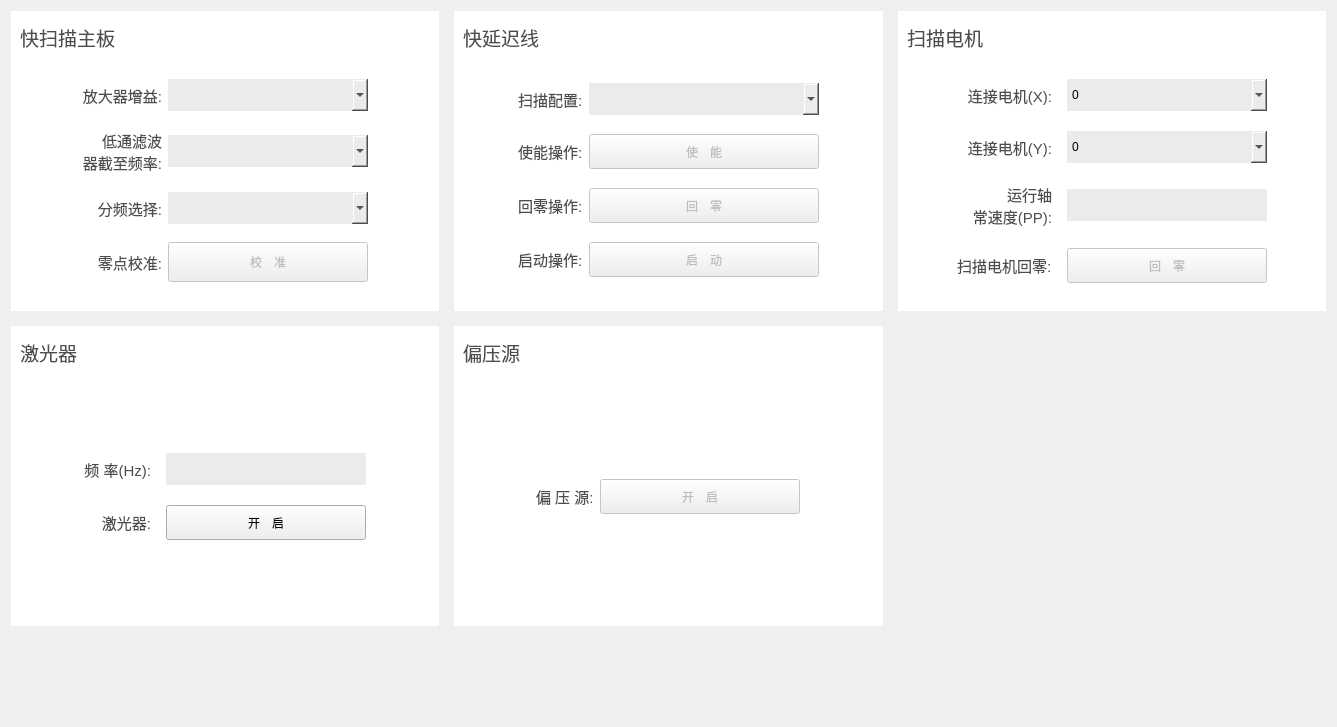
<?xml version="1.0" encoding="UTF-8"?>
<ui version="4.0">
 <class>Form</class>
 <widget class="QWidget" name="Form">
  <property name="geometry">
   <rect>
    <x>0</x>
    <y>0</y>
    <width>1337</width>
    <height>727</height>
   </rect>
  </property>
  <property name="windowTitle">
   <string>Form</string>
  </property>
  <property name="styleSheet">
   <string notr="true">QGroupBox{ background-color: #FFFFFFFF;	border:none;}
.QLabel{ color:#FF4D4D4D; background-color:transparent;}
.QLineEdit{ background-color: #FFEBEBEB;border:none;}
#gbxKsmzb QLabel{ font-family:&quot;宋体&quot;; font-size:11pt; }
#gbxKycx QLabel{ font-family:&quot;宋体&quot;; font-size:11pt; }
#gbxPyy QLabel{ font-family:&quot;宋体&quot;; font-size:11pt; }
#gbxJgq QLabel{ font-family:&quot;宋体&quot;; font-size:11pt; }
#gbxSxfdq QLabel{ font-family:&quot;宋体&quot;; font-size:11pt;}</string>
  </property>
  <layout class="QVBoxLayout" name="verticalLayout">
   <item>
    <layout class="QGridLayout" name="gridLayout">
     <property name="spacing">
      <number>15</number>
     </property>
     <item row="1" column="1">
      <widget class="QGroupBox" name="groupBox_5">
       <property name="minimumSize">
        <size>
         <width>250</width>
         <height>300</height>
        </size>
       </property>
       <property name="styleSheet">
        <string notr="true"/>
       </property>
       <property name="title">
        <string/>
       </property>
       <layout class="QVBoxLayout" name="verticalLayout_6">
        <item>
         <widget class="QLabel" name="label_9">
          <property name="minimumSize">
           <size>
            <width>0</width>
            <height>35</height>
           </size>
          </property>
          <property name="maximumSize">
           <size>
            <width>16777215</width>
            <height>35</height>
           </size>
          </property>
          <property name="font">
           <font>
            <family>宋体</family>
            <pointsize>14</pointsize>
           </font>
          </property>
          <property name="text">
           <string>偏压源</string>
          </property>
         </widget>
        </item>
        <item alignment="Qt::AlignHCenter">
         <widget class="QGroupBox" name="gbxPyy">
          <property name="title">
           <string/>
          </property>
          <layout class="QGridLayout" name="gridLayout_6">
           <item row="0" column="0">
            <widget class="QLabel" name="label_19">
             <property name="text">
              <string>偏 压 源:</string>
             </property>
            </widget>
           </item>
           <item row="0" column="1">
            <widget class="QPushButton" name="btnBaisSrc">
             <property name="enabled">
              <bool>false</bool>
             </property>
             <property name="minimumSize">
              <size>
               <width>200</width>
               <height>35</height>
              </size>
             </property>
             <property name="maximumSize">
              <size>
               <width>200</width>
               <height>35</height>
              </size>
             </property>
             <property name="text">
              <string>开　启</string>
             </property>
             <property name="checkable">
              <bool>true</bool>
             </property>
            </widget>
           </item>
          </layout>
         </widget>
        </item>
       </layout>
      </widget>
     </item>
     <item row="0" column="1">
      <widget class="QGroupBox" name="groupBox_2">
       <property name="minimumSize">
        <size>
         <width>250</width>
         <height>300</height>
        </size>
       </property>
       <property name="styleSheet">
        <string notr="true"/>
       </property>
       <property name="title">
        <string/>
       </property>
       <layout class="QVBoxLayout" name="verticalLayout_3">
        <item>
         <widget class="QLabel" name="label_7">
          <property name="minimumSize">
           <size>
            <width>0</width>
            <height>35</height>
           </size>
          </property>
          <property name="maximumSize">
           <size>
            <width>16777215</width>
            <height>35</height>
           </size>
          </property>
          <property name="font">
           <font>
            <family>宋体</family>
            <pointsize>14</pointsize>
           </font>
          </property>
          <property name="text">
           <string>快延迟线</string>
          </property>
         </widget>
        </item>
        <item alignment="Qt::AlignHCenter">
         <widget class="QGroupBox" name="gbxKycx">
          <property name="title">
           <string/>
          </property>
          <layout class="QGridLayout" name="gridLayout_4">
           <item row="2" column="0">
            <widget class="QLabel" name="label_11">
             <property name="text">
              <string>回零操作:</string>
             </property>
            </widget>
           </item>
           <item row="1" column="0">
            <widget class="QLabel" name="label_3">
             <property name="text">
              <string>使能操作:</string>
             </property>
            </widget>
           </item>
           <item row="2" column="1">
            <widget class="QPushButton" name="btnZero">
             <property name="enabled">
              <bool>false</bool>
             </property>
             <property name="maximumSize">
              <size>
               <width>230</width>
               <height>35</height>
              </size>
             </property>
             <property name="text">
              <string>回　零</string>
             </property>
            </widget>
           </item>
           <item row="3" column="1">
            <widget class="QPushButton" name="btnStart">
             <property name="enabled">
              <bool>false</bool>
             </property>
             <property name="maximumSize">
              <size>
               <width>230</width>
               <height>35</height>
              </size>
             </property>
             <property name="text">
              <string>启　动</string>
             </property>
             <property name="checkable">
              <bool>true</bool>
             </property>
            </widget>
           </item>
           <item row="3" column="0">
            <widget class="QLabel" name="label_12">
             <property name="text">
              <string>启动操作:</string>
             </property>
            </widget>
           </item>
           <item row="0" column="0">
            <widget class="QLabel" name="label_15">
             <property name="text">
              <string>扫描配置:</string>
             </property>
            </widget>
           </item>
           <item row="1" column="1">
            <widget class="QPushButton" name="btnEnable">
             <property name="enabled">
              <bool>false</bool>
             </property>
             <property name="maximumSize">
              <size>
               <width>230</width>
               <height>35</height>
              </size>
             </property>
             <property name="text">
              <string>使　能</string>
             </property>
             <property name="checkable">
              <bool>true</bool>
             </property>
            </widget>
           </item>
           <item row="0" column="1">
            <widget class="QComboBox" name="cbxKycxScanCfg">
             <property name="minimumSize">
              <size>
               <width>230</width>
               <height>32</height>
              </size>
             </property>
             <property name="maximumSize">
              <size>
               <width>230</width>
               <height>32</height>
              </size>
             </property>
             <property name="styleSheet">
              <string notr="true">background-color: #FFEBEBEB; border:none;</string>
             </property>
            </widget>
           </item>
          </layout>
         </widget>
        </item>
       </layout>
      </widget>
     </item>
     <item row="0" column="0">
      <widget class="QGroupBox" name="groupBox">
       <property name="minimumSize">
        <size>
         <width>250</width>
         <height>300</height>
        </size>
       </property>
       <property name="styleSheet">
        <string notr="true"/>
       </property>
       <property name="title">
        <string/>
       </property>
       <layout class="QVBoxLayout" name="verticalLayout_2">
        <item>
         <widget class="QLabel" name="label_8">
          <property name="minimumSize">
           <size>
            <width>0</width>
            <height>35</height>
           </size>
          </property>
          <property name="maximumSize">
           <size>
            <width>16777215</width>
            <height>35</height>
           </size>
          </property>
          <property name="font">
           <font>
            <family>宋体</family>
            <pointsize>14</pointsize>
           </font>
          </property>
          <property name="text">
           <string>快扫描主板</string>
          </property>
         </widget>
        </item>
        <item alignment="Qt::AlignHCenter">
         <widget class="QGroupBox" name="gbxKsmzb">
          <property name="maximumSize">
           <size>
            <width>16777215</width>
            <height>16777215</height>
           </size>
          </property>
          <property name="title">
           <string/>
          </property>
          <layout class="QGridLayout" name="gridLayout_2">
           <property name="leftMargin">
            <number>0</number>
           </property>
           <property name="topMargin">
            <number>0</number>
           </property>
           <property name="rightMargin">
            <number>0</number>
           </property>
           <property name="bottomMargin">
            <number>0</number>
           </property>
           <property name="verticalSpacing">
            <number>0</number>
           </property>
           <item row="2" column="0">
            <widget class="QLabel" name="label_10">
             <property name="layoutDirection">
              <enum>Qt::LeftToRight</enum>
             </property>
             <property name="text">
              <string>分频选择:</string>
             </property>
             <property name="alignment">
              <set>Qt::AlignRight|Qt::AlignTrailing|Qt::AlignVCenter</set>
             </property>
            </widget>
           </item>
           <item row="0" column="0">
            <widget class="QLabel" name="label">
             <property name="layoutDirection">
              <enum>Qt::LeftToRight</enum>
             </property>
             <property name="text">
              <string>放大器增益:</string>
             </property>
             <property name="alignment">
              <set>Qt::AlignRight|Qt::AlignTrailing|Qt::AlignVCenter</set>
             </property>
            </widget>
           </item>
           <item row="1" column="1">
            <widget class="QComboBox" name="cbxDtlbqjzpl">
             <property name="minimumSize">
              <size>
               <width>200</width>
               <height>32</height>
              </size>
             </property>
             <property name="maximumSize">
              <size>
               <width>200</width>
               <height>32</height>
              </size>
             </property>
             <property name="styleSheet">
              <string notr="true">background-color: #FFEBEBEB; border:none;</string>
             </property>
            </widget>
           </item>
           <item row="2" column="1">
            <widget class="QComboBox" name="cbxFpxz">
             <property name="minimumSize">
              <size>
               <width>200</width>
               <height>32</height>
              </size>
             </property>
             <property name="maximumSize">
              <size>
               <width>200</width>
               <height>32</height>
              </size>
             </property>
             <property name="styleSheet">
              <string notr="true">background-color: #FFEBEBEB; border:none;</string>
             </property>
            </widget>
           </item>
           <item row="0" column="1">
            <widget class="QComboBox" name="cbxFdqzy">
             <property name="minimumSize">
              <size>
               <width>200</width>
               <height>32</height>
              </size>
             </property>
             <property name="maximumSize">
              <size>
               <width>200</width>
               <height>32</height>
              </size>
             </property>
             <property name="styleSheet">
              <string notr="true">background-color: #FFEBEBEB; border:none;</string>
             </property>
            </widget>
           </item>
           <item row="1" column="0">
            <widget class="QLabel" name="label_4">
             <property name="layoutDirection">
              <enum>Qt::LeftToRight</enum>
             </property>
             <property name="text">
              <string>低通滤波
器截至频率:</string>
             </property>
             <property name="alignment">
              <set>Qt::AlignRight|Qt::AlignTrailing|Qt::AlignVCenter</set>
             </property>
            </widget>
           </item>
           <item row="3" column="0">
            <widget class="QLabel" name="label_2">
             <property name="layoutDirection">
              <enum>Qt::LeftToRight</enum>
             </property>
             <property name="text">
              <string>零点校准:</string>
             </property>
             <property name="alignment">
              <set>Qt::AlignRight|Qt::AlignTrailing|Qt::AlignVCenter</set>
             </property>
            </widget>
           </item>
           <item row="3" column="1">
            <widget class="QPushButton" name="btnBoard">
             <property name="enabled">
              <bool>false</bool>
             </property>
             <property name="maximumSize">
              <size>
               <width>200</width>
               <height>40</height>
              </size>
             </property>
             <property name="text">
              <string>校　准</string>
             </property>
             <property name="checkable">
              <bool>true</bool>
             </property>
            </widget>
           </item>
          </layout>
         </widget>
        </item>
       </layout>
      </widget>
     </item>
     <item row="1" column="0">
      <widget class="QGroupBox" name="groupBox_4">
       <property name="minimumSize">
        <size>
         <width>250</width>
         <height>300</height>
        </size>
       </property>
       <property name="styleSheet">
        <string notr="true"/>
       </property>
       <property name="title">
        <string/>
       </property>
       <layout class="QVBoxLayout" name="verticalLayout_5">
        <item>
         <widget class="QLabel" name="label_5">
          <property name="minimumSize">
           <size>
            <width>0</width>
            <height>35</height>
           </size>
          </property>
          <property name="maximumSize">
           <size>
            <width>16777215</width>
            <height>35</height>
           </size>
          </property>
          <property name="font">
           <font>
            <family>宋体</family>
            <pointsize>14</pointsize>
           </font>
          </property>
          <property name="text">
           <string>激光器</string>
          </property>
         </widget>
        </item>
        <item alignment="Qt::AlignHCenter">
         <widget class="QGroupBox" name="gbxJgq">
          <property name="title">
           <string/>
          </property>
          <layout class="QVBoxLayout" name="verticalLayout_7">
           <item>
            <layout class="QGridLayout" name="gridLayout_3">
             <property name="horizontalSpacing">
              <number>15</number>
             </property>
             <property name="verticalSpacing">
              <number>20</number>
             </property>
             <item row="0" column="0">
              <widget class="QLabel" name="label_17">
               <property name="text">
                <string>频 率(Hz):</string>
               </property>
               <property name="alignment">
                <set>Qt::AlignRight|Qt::AlignTrailing|Qt::AlignVCenter</set>
               </property>
              </widget>
             </item>
             <item row="0" column="1">
              <widget class="QLineEdit" name="txtLaserHz">
               <property name="minimumSize">
                <size>
                 <width>200</width>
                 <height>32</height>
                </size>
               </property>
               <property name="maximumSize">
                <size>
                 <width>200</width>
                 <height>32</height>
                </size>
               </property>
              </widget>
             </item>
             <item row="1" column="0">
              <widget class="QLabel" name="label_18">
               <property name="text">
                <string>激光器:</string>
               </property>
               <property name="alignment">
                <set>Qt::AlignRight|Qt::AlignTrailing|Qt::AlignVCenter</set>
               </property>
              </widget>
             </item>
             <item row="1" column="1">
              <widget class="QPushButton" name="btnLaser">
               <property name="minimumSize">
                <size>
                 <width>200</width>
                 <height>35</height>
                </size>
               </property>
               <property name="maximumSize">
                <size>
                 <width>200</width>
                 <height>35</height>
                </size>
               </property>
               <property name="text">
                <string>开　启</string>
               </property>
               <property name="checkable">
                <bool>true</bool>
               </property>
              </widget>
             </item>
            </layout>
           </item>
          </layout>
         </widget>
        </item>
       </layout>
      </widget>
     </item>
     <item row="0" column="2">
      <widget class="QGroupBox" name="groupBox_3">
       <property name="minimumSize">
        <size>
         <width>400</width>
         <height>300</height>
        </size>
       </property>
       <property name="maximumSize">
        <size>
         <width>16777215</width>
         <height>300</height>
        </size>
       </property>
       <property name="styleSheet">
        <string notr="true"/>
       </property>
       <property name="title">
        <string/>
       </property>
       <layout class="QVBoxLayout" name="verticalLayout_4">
        <item>
         <widget class="QLabel" name="label_6">
          <property name="minimumSize">
           <size>
            <width>0</width>
            <height>35</height>
           </size>
          </property>
          <property name="maximumSize">
           <size>
            <width>16777215</width>
            <height>35</height>
           </size>
          </property>
          <property name="font">
           <font>
            <family>宋体</family>
            <pointsize>14</pointsize>
           </font>
          </property>
          <property name="text">
           <string>扫描电机</string>
          </property>
         </widget>
        </item>
        <item alignment="Qt::AlignHCenter|Qt::AlignVCenter">
         <widget class="QGroupBox" name="gbxSxfdq">
          <property name="title">
           <string/>
          </property>
          <layout class="QGridLayout" name="gridLayout_5">
           <property name="horizontalSpacing">
            <number>15</number>
           </property>
           <property name="verticalSpacing">
            <number>20</number>
           </property>
           <item row="0" column="1">
            <widget class="QComboBox" name="cbxSmdjDjX">
             <property name="minimumSize">
              <size>
               <width>200</width>
               <height>32</height>
              </size>
             </property>
             <property name="maximumSize">
              <size>
               <width>200</width>
               <height>32</height>
              </size>
             </property>
             <property name="styleSheet">
              <string notr="true">background-color: #FFEBEBEB; border:none;</string>
             </property>
             <item>
              <property name="text">
               <string>0</string>
              </property>
             </item>
             <item>
              <property name="text">
               <string>1</string>
              </property>
             </item>
             <item>
              <property name="text">
               <string>2</string>
              </property>
             </item>
             <item>
              <property name="text">
               <string>3</string>
              </property>
             </item>
            </widget>
           </item>
           <item row="1" column="1">
            <widget class="QComboBox" name="cbxSmdjDjY">
             <property name="minimumSize">
              <size>
               <width>200</width>
               <height>32</height>
              </size>
             </property>
             <property name="maximumSize">
              <size>
               <width>200</width>
               <height>32</height>
              </size>
             </property>
             <property name="styleSheet">
              <string notr="true">background-color: #FFEBEBEB; border:none;</string>
             </property>
             <item>
              <property name="text">
               <string>0</string>
              </property>
             </item>
             <item>
              <property name="text">
               <string>1</string>
              </property>
             </item>
             <item>
              <property name="text">
               <string>2</string>
              </property>
             </item>
             <item>
              <property name="text">
               <string>3</string>
              </property>
             </item>
            </widget>
           </item>
           <item row="2" column="0">
            <widget class="QLabel" name="label_13">
             <property name="text">
              <string>运行轴
常速度(PP):</string>
             </property>
             <property name="alignment">
              <set>Qt::AlignRight|Qt::AlignTrailing|Qt::AlignVCenter</set>
             </property>
            </widget>
           </item>
           <item row="2" column="1">
            <widget class="QLineEdit" name="txtSmdjPP">
             <property name="minimumSize">
              <size>
               <width>200</width>
               <height>32</height>
              </size>
             </property>
             <property name="maximumSize">
              <size>
               <width>200</width>
               <height>32</height>
              </size>
             </property>
            </widget>
           </item>
           <item row="1" column="0">
            <widget class="QLabel" name="lblXw">
             <property name="text">
              <string>连接电机(Y):</string>
             </property>
             <property name="alignment">
              <set>Qt::AlignRight|Qt::AlignTrailing|Qt::AlignVCenter</set>
             </property>
            </widget>
           </item>
           <item row="0" column="0">
            <widget class="QLabel" name="label_16">
             <property name="text">
              <string>连接电机(X):</string>
             </property>
             <property name="alignment">
              <set>Qt::AlignRight|Qt::AlignTrailing|Qt::AlignVCenter</set>
             </property>
            </widget>
           </item>
           <item row="3" column="0">
            <widget class="QLabel" name="label_14">
             <property name="text">
              <string>扫描电机回零:</string>
             </property>
            </widget>
           </item>
           <item row="3" column="1">
            <widget class="QPushButton" name="btnMotor">
             <property name="enabled">
              <bool>false</bool>
             </property>
             <property name="minimumSize">
              <size>
               <width>200</width>
               <height>35</height>
              </size>
             </property>
             <property name="maximumSize">
              <size>
               <width>200</width>
               <height>35</height>
              </size>
             </property>
             <property name="text">
              <string>回　零</string>
             </property>
             <property name="checkable">
              <bool>true</bool>
             </property>
            </widget>
           </item>
          </layout>
         </widget>
        </item>
       </layout>
      </widget>
     </item>
    </layout>
   </item>
   <item>
    <spacer name="verticalSpacer">
     <property name="orientation">
      <enum>Qt::Vertical</enum>
     </property>
     <property name="sizeHint" stdset="0">
      <size>
       <width>20</width>
       <height>78</height>
      </size>
     </property>
    </spacer>
   </item>
  </layout>
 </widget>
 <resources/>
 <connections/>
</ui>
